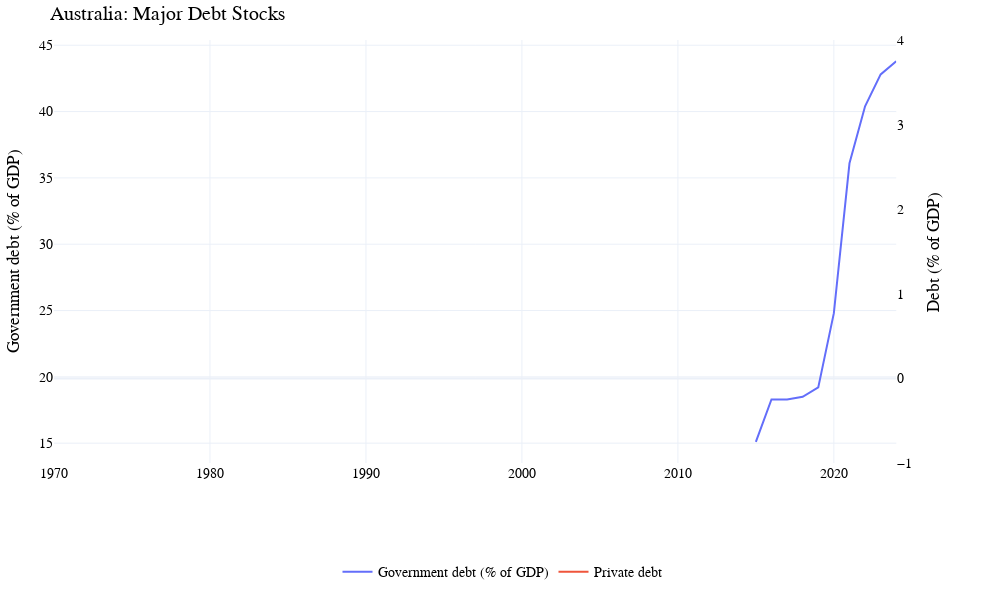

Source (notebook cell):
### Code cell
fig2 = MacroBackend.charting_plotly.dual_axis_basic_plot({"Government debt (% of GDP)": watchlist["watchlist_datasets"]["australia/government-debt-to-gdp"]},
                                                        secondary_data={"Private debt": watchlist["watchlist_datasets"]['australia/private-debt-to-gdp'],
                                                        #"Debt - households": watchlist["watchlist_datasets"]['australia/households-debt-to-gdp'],
                                                        },
                                                        title="Australia: Major Debt Stocks",
                                                        primary_yaxis_title="Government debt (% of GDP)", secondary_yaxis_title="Debt (% of GDP)")
fig2.show()

### Figure 1 — Plotly figure (JSON) as saved in the notebook; plotly's stock layout.template omitted (floating-point values rounded to 4 significant figures)
{"data": [{"mode": "lines", "name": "Government debt (% of GDP)", "type": "scatter", "x": ["2015-01-01T00:00:00", "2016-01-01T00:00:00", "2017-01-01T00:00:00", "2018-01-01T00:00:00", "2019-01-01T00:00:00", "2020-01-01T00:00:00", "2021-01-01T00:00:00", "2022-01-01T00:00:00", "2023-01-01T00:00:00", "2024-01-01T00:00:00"], "xaxis": "x", "y": [15.1, 18.3, 18.3, 18.5, 19.2, 24.8, 36.1, 40.4, 42.8, 43.8], "yaxis": "y"}, {"mode": "lines", "name": "Private debt", "type": "scatter", "x": [0, 1, 2], "xaxis": "x", "y": ["Data pull failed for this series.", "Devo bro....", "Error messsage: 'NoneType' object has no attribute 'series'"], "yaxis": "y2"}], "layout": {"font": {"color": "black", "family": "Arial, sans-serif", "size": 14}, "height": 600, "hovermode": "x unified", "legend": {"bgcolor": "rgba(255,255,255,0)", "bordercolor": "rgba(255,255,255,0)", "orientation": "h", "x": 0.5, "xanchor": "center", "y": -0.22, "yanchor": "top"}, "margin": {"b": 110, "l": 50, "r": 50, "t": 40}, "title": {"text": "Australia: Major Debt Stocks"}, "width": 1000, "xaxis": {"anchor": "y", "domain": [0, 0.94]}, "yaxis": {"anchor": "x", "domain": [0, 1], "title": {"text": "Government debt (% of GDP)"}, "type": "linear"}, "yaxis2": {"anchor": "x", "overlaying": "y", "showgrid": false, "side": "right", "title": {"text": "Debt (% of GDP)"}, "type": "linear"}}}
